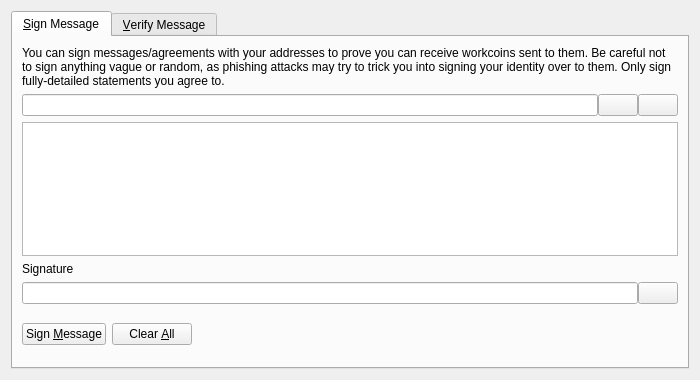
<?xml version="1.0" encoding="UTF-8"?>
<ui version="4.0">
 <class>SignVerifyMessageDialog</class>
 <widget class="QDialog" name="SignVerifyMessageDialog">
  <property name="geometry">
   <rect>
    <x>0</x>
    <y>0</y>
    <width>700</width>
    <height>380</height>
   </rect>
  </property>
  <property name="windowTitle">
   <string>Signatures - Sign / Verify a Message</string>
  </property>
  <property name="modal">
   <bool>true</bool>
  </property>
  <layout class="QVBoxLayout" name="verticalLayout">
   <item>
    <widget class="QTabWidget" name="tabWidget">
     <property name="currentIndex">
      <number>0</number>
     </property>
     <widget class="QWidget" name="tabSignMessage">
      <attribute name="title">
       <string>&amp;Sign Message</string>
      </attribute>
      <layout class="QVBoxLayout" name="verticalLayout_SM">
       <item>
        <widget class="QLabel" name="infoLabel_SM">
         <property name="text">
          <string>You can sign messages/agreements with your addresses to prove you can receive workcoins sent to them. Be careful not to sign anything vague or random, as phishing attacks may try to trick you into signing your identity over to them. Only sign fully-detailed statements you agree to.</string>
         </property>
         <property name="textFormat">
          <enum>Qt::PlainText</enum>
         </property>
         <property name="wordWrap">
          <bool>true</bool>
         </property>
        </widget>
       </item>
       <item>
        <layout class="QHBoxLayout" name="horizontalLayout_1_SM">
         <property name="spacing">
          <number>0</number>
         </property>
         <item>
          <widget class="QValidatedLineEdit" name="addressIn_SM">
           <property name="toolTip">
            <string>The Workcoin address to sign the message with</string>
           </property>
          </widget>
         </item>
         <item>
          <widget class="QPushButton" name="addressBookButton_SM">
           <property name="toolTip">
            <string>Choose previously used address</string>
           </property>
           <property name="text">
            <string/>
           </property>
           <property name="icon">
            <iconset resource="../bitcoin.qrc">
             <normaloff>:/icons/address-book</normaloff>:/icons/address-book</iconset>
           </property>
           <property name="shortcut">
            <string>Alt+A</string>
           </property>
           <property name="autoDefault">
            <bool>false</bool>
           </property>
          </widget>
         </item>
         <item>
          <widget class="QPushButton" name="pasteButton_SM">
           <property name="toolTip">
            <string>Paste address from clipboard</string>
           </property>
           <property name="text">
            <string/>
           </property>
           <property name="icon">
            <iconset resource="../bitcoin.qrc">
             <normaloff>:/icons/editpaste</normaloff>:/icons/editpaste</iconset>
           </property>
           <property name="shortcut">
            <string>Alt+P</string>
           </property>
           <property name="autoDefault">
            <bool>false</bool>
           </property>
          </widget>
         </item>
        </layout>
       </item>
       <item>
        <widget class="QPlainTextEdit" name="messageIn_SM">
         <property name="toolTip">
          <string>Enter the message you want to sign here</string>
         </property>
        </widget>
       </item>
       <item>
        <widget class="QLabel" name="signatureLabel_SM">
         <property name="text">
          <string>Signature</string>
         </property>
         <property name="textFormat">
          <enum>Qt::PlainText</enum>
         </property>
        </widget>
       </item>
       <item>
        <layout class="QHBoxLayout" name="horizontalLayout_2_SM">
         <property name="spacing">
          <number>0</number>
         </property>
         <item>
          <widget class="QLineEdit" name="signatureOut_SM">
           <property name="font">
            <font>
             <italic>true</italic>
            </font>
           </property>
           <property name="readOnly">
            <bool>true</bool>
           </property>
          </widget>
         </item>
         <item>
          <widget class="QPushButton" name="copySignatureButton_SM">
           <property name="toolTip">
            <string>Copy the current signature to the system clipboard</string>
           </property>
           <property name="text">
            <string/>
           </property>
           <property name="icon">
            <iconset resource="../bitcoin.qrc">
             <normaloff>:/icons/editcopy</normaloff>:/icons/editcopy</iconset>
           </property>
           <property name="autoDefault">
            <bool>false</bool>
           </property>
          </widget>
         </item>
        </layout>
       </item>
       <item>
        <layout class="QHBoxLayout" name="horizontalLayout_3_SM">
         <item>
          <widget class="QPushButton" name="signMessageButton_SM">
           <property name="toolTip">
            <string>Sign the message to prove you own this Workcoin address</string>
           </property>
           <property name="text">
            <string>Sign &amp;Message</string>
           </property>
           <property name="icon">
            <iconset resource="../bitcoin.qrc">
             <normaloff>:/icons/edit</normaloff>:/icons/edit</iconset>
           </property>
           <property name="autoDefault">
            <bool>false</bool>
           </property>
          </widget>
         </item>
         <item>
          <widget class="QPushButton" name="clearButton_SM">
           <property name="toolTip">
            <string>Reset all sign message fields</string>
           </property>
           <property name="text">
            <string>Clear &amp;All</string>
           </property>
           <property name="icon">
            <iconset resource="../bitcoin.qrc">
             <normaloff>:/icons/remove</normaloff>:/icons/remove</iconset>
           </property>
           <property name="autoDefault">
            <bool>false</bool>
           </property>
          </widget>
         </item>
         <item>
          <spacer name="horizontalSpacer_1_SM">
           <property name="orientation">
            <enum>Qt::Horizontal</enum>
           </property>
           <property name="sizeHint" stdset="0">
            <size>
             <width>40</width>
             <height>48</height>
            </size>
           </property>
          </spacer>
         </item>
         <item>
          <widget class="QLabel" name="statusLabel_SM">
           <property name="font">
            <font>
             <weight>75</weight>
             <bold>true</bold>
            </font>
           </property>
           <property name="text">
            <string/>
           </property>
           <property name="wordWrap">
            <bool>true</bool>
           </property>
          </widget>
         </item>
         <item>
          <spacer name="horizontalSpacer_2_SM">
           <property name="orientation">
            <enum>Qt::Horizontal</enum>
           </property>
           <property name="sizeHint" stdset="0">
            <size>
             <width>40</width>
             <height>48</height>
            </size>
           </property>
          </spacer>
         </item>
        </layout>
       </item>
      </layout>
     </widget>
     <widget class="QWidget" name="tabVerifyMessage">
      <attribute name="title">
       <string>&amp;Verify Message</string>
      </attribute>
      <layout class="QVBoxLayout" name="verticalLayout_VM">
       <item>
        <widget class="QLabel" name="infoLabel_VM">
         <property name="text">
          <string>Enter the receiver's address, message (ensure you copy line breaks, spaces, tabs, etc. exactly) and signature below to verify the message. Be careful not to read more into the signature than what is in the signed message itself, to avoid being tricked by a man-in-the-middle attack. Note that this only proves the signing party receives with the address, it cannot prove sendership of any transaction!</string>
         </property>
         <property name="textFormat">
          <enum>Qt::PlainText</enum>
         </property>
         <property name="alignment">
          <set>Qt::AlignLeading|Qt::AlignLeft|Qt::AlignTop</set>
         </property>
         <property name="wordWrap">
          <bool>true</bool>
         </property>
        </widget>
       </item>
       <item>
        <layout class="QHBoxLayout" name="horizontalLayout_1_VM">
         <property name="spacing">
          <number>0</number>
         </property>
         <item>
          <widget class="QValidatedLineEdit" name="addressIn_VM">
           <property name="toolTip">
            <string>The Workcoin address the message was signed with</string>
           </property>
          </widget>
         </item>
         <item>
          <widget class="QPushButton" name="addressBookButton_VM">
           <property name="toolTip">
            <string>Choose previously used address</string>
           </property>
           <property name="text">
            <string/>
           </property>
           <property name="icon">
            <iconset resource="../bitcoin.qrc">
             <normaloff>:/icons/address-book</normaloff>:/icons/address-book</iconset>
           </property>
           <property name="shortcut">
            <string>Alt+A</string>
           </property>
           <property name="autoDefault">
            <bool>false</bool>
           </property>
          </widget>
         </item>
        </layout>
       </item>
       <item>
        <widget class="QPlainTextEdit" name="messageIn_VM"/>
       </item>
       <item>
        <widget class="QValidatedLineEdit" name="signatureIn_VM"/>
       </item>
       <item>
        <layout class="QHBoxLayout" name="horizontalLayout_2_VM">
         <item>
          <widget class="QPushButton" name="verifyMessageButton_VM">
           <property name="toolTip">
            <string>Verify the message to ensure it was signed with the specified Workcoin address</string>
           </property>
           <property name="text">
            <string>Verify &amp;Message</string>
           </property>
           <property name="icon">
            <iconset resource="../bitcoin.qrc">
             <normaloff>:/icons/transaction_0</normaloff>:/icons/transaction_0</iconset>
           </property>
           <property name="autoDefault">
            <bool>false</bool>
           </property>
          </widget>
         </item>
         <item>
          <widget class="QPushButton" name="clearButton_VM">
           <property name="toolTip">
            <string>Reset all verify message fields</string>
           </property>
           <property name="text">
            <string>Clear &amp;All</string>
           </property>
           <property name="icon">
            <iconset resource="../bitcoin.qrc">
             <normaloff>:/icons/remove</normaloff>:/icons/remove</iconset>
           </property>
           <property name="autoDefault">
            <bool>false</bool>
           </property>
          </widget>
         </item>
         <item>
          <spacer name="horizontalSpacer_1_VM">
           <property name="orientation">
            <enum>Qt::Horizontal</enum>
           </property>
           <property name="sizeHint" stdset="0">
            <size>
             <width>40</width>
             <height>48</height>
            </size>
           </property>
          </spacer>
         </item>
         <item>
          <widget class="QLabel" name="statusLabel_VM">
           <property name="font">
            <font>
             <weight>75</weight>
             <bold>true</bold>
            </font>
           </property>
           <property name="text">
            <string/>
           </property>
           <property name="wordWrap">
            <bool>true</bool>
           </property>
          </widget>
         </item>
         <item>
          <spacer name="horizontalSpacer_2_VM">
           <property name="orientation">
            <enum>Qt::Horizontal</enum>
           </property>
           <property name="sizeHint" stdset="0">
            <size>
             <width>40</width>
             <height>48</height>
            </size>
           </property>
          </spacer>
         </item>
        </layout>
       </item>
      </layout>
     </widget>
    </widget>
   </item>
  </layout>
 </widget>
 <customwidgets>
  <customwidget>
   <class>QValidatedLineEdit</class>
   <extends>QLineEdit</extends>
   <header>qvalidatedlineedit.h</header>
  </customwidget>
 </customwidgets>
 <resources>
  <include location="../bitcoin.qrc"/>
 </resources>
 <connections/>
</ui>
